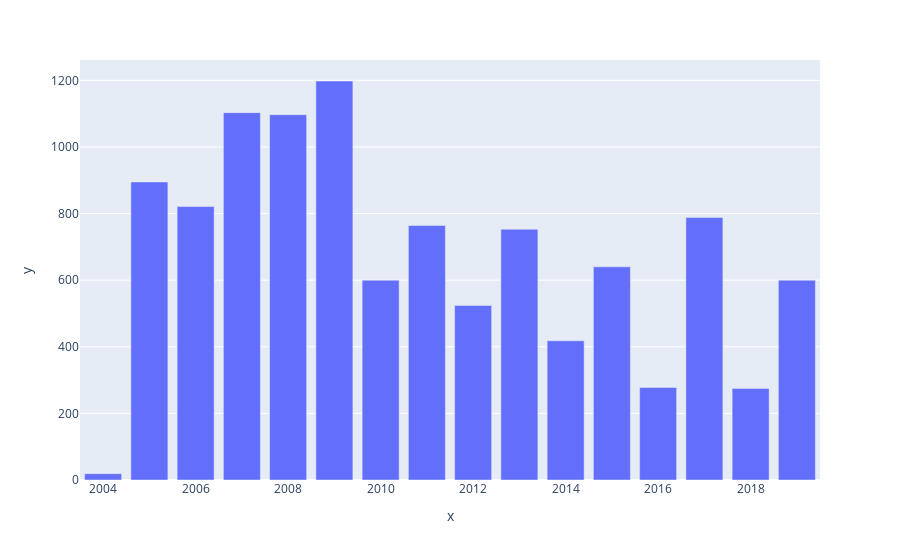

Notebook code cell kept with this figure:
### Code cell
px.bar(x=x,y=runs_per_year)

### Figure 1 — Plotly figure (JSON) as saved in the notebook; plotly's stock layout.template omitted (floating-point values rounded to 4 significant figures)
{"data": [{"alignmentgroup": "True", "hovertemplate": "x=%{x}<br>y=%{y}<extra></extra>", "legendgroup": "", "marker": {"color": "#636efa", "pattern": {"shape": ""}}, "name": "", "offsetgroup": "", "orientation": "v", "showlegend": false, "textposition": "auto", "type": "bar", "x": [2004, 2005, 2006, 2007, 2008, 2009, 2010, 2011, 2012, 2013, 2014, 2015, 2016, 2017, 2018, 2019], "xaxis": "x", "y": [19, 895, 821, 1103, 1097, 1198, 600, 764, 524, 753, 418, 640, 278, 788, 275, 600], "yaxis": "y"}], "layout": {"barmode": "relative", "legend": {"tracegroupgap": 0}, "margin": {"t": 60}, "xaxis": {"anchor": "y", "domain": [0, 1], "title": {"text": "x"}}, "yaxis": {"anchor": "x", "domain": [0, 1], "title": {"text": "y"}}}}
